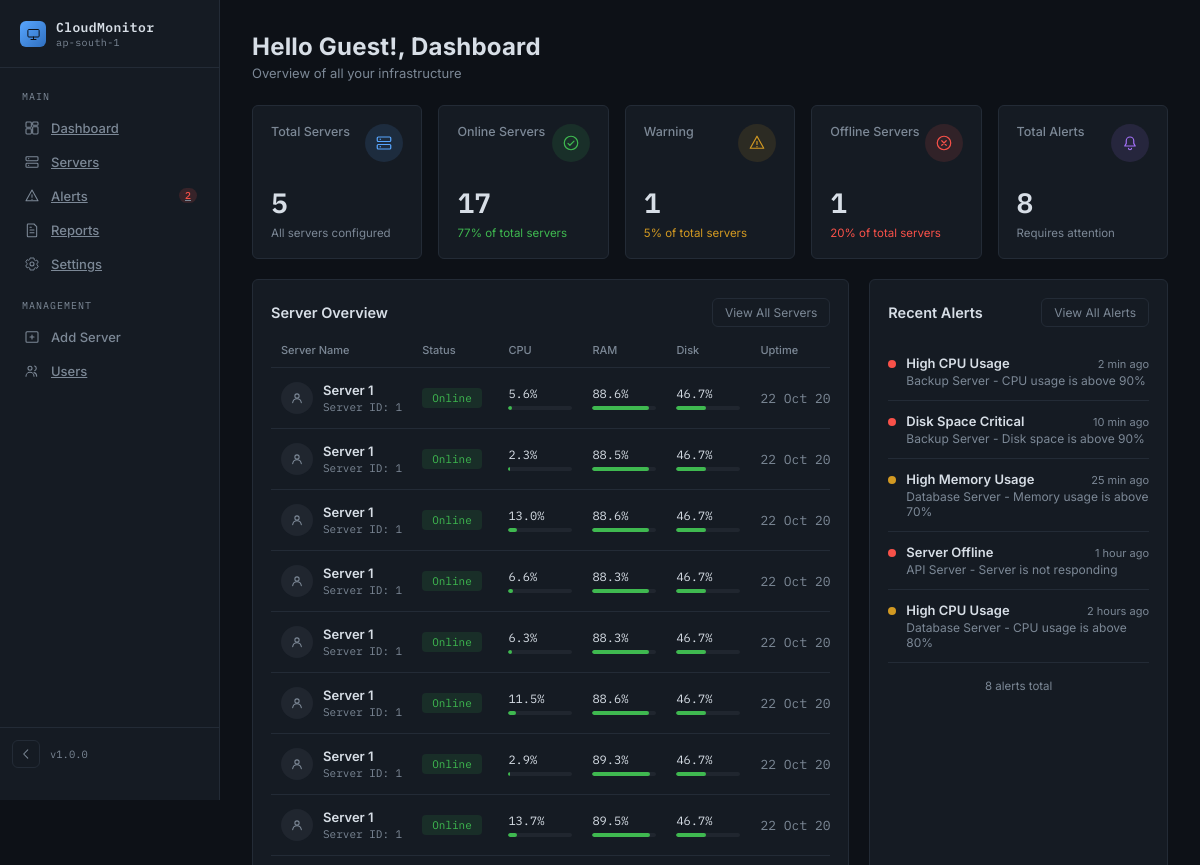
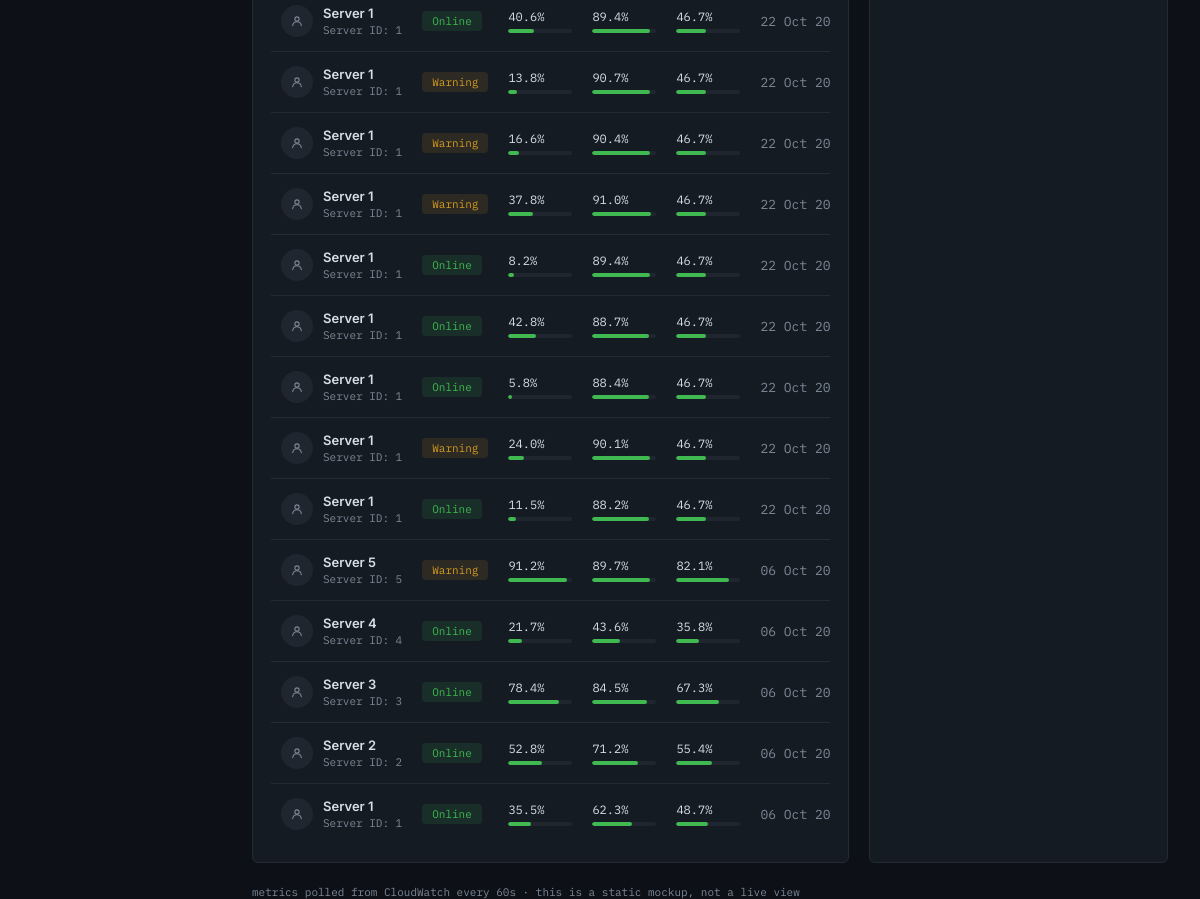
/dashboard, run on the app's committed database (2 pictures, top to bottom).
### app/models.py (models this page shows, shortened)
class Metric(db.Model):
    __tablename__ = "metrics"
    id = db.Column(
        db.Integer,
        primary_key=True
    )
    server_id = db.Column(
        db.Integer,
        nullable=False
    )
    cpu_usage = db.Column(
        db.Float,
        nullable=False
    )
    memory_usage = db.Column(
        db.Float,
        nullable=False
    )
    disk_usage = db.Column(
        db.Float,
        nullable=False
    )
    network_sent = db.Column(
        db.Float,
        nullable=False
    )
    network_received = db.Column(
        db.Float,
        nullable=False
    )
    timestamp = db.Column(
        db.DateTime,
        default=datetime.utcnow
  )

### app/routes/dashboard.py (the view)
@dashboard_bp.route("/dashboard")
def dashboard():
    logged_in_user = session.get("user_name", "Guest")
    metrics = Metric.query.order_by(
        Metric.timestamp.desc()
    ).all()
    return render_template(
        "project.html",
        usern=logged_in_user,
        metrics=metrics,
        timedelta=timedelta
    )

### app/templates/project.html (shortened to what this page needs)
{% extends "base.html" %}
{% block content %}
  <header>
    <div>
      <h1>Hello {{ usern }}!, Dashboard</h1>
      <p class="subtitle">Overview of all your infrastructure</p>
    </div>
  </header>
  <div class="stats-grid">
    <div class="card stat-card">
      <div class="stat-top">
        <span class="stat-label">Total Servers</span>
        <div class="stat-icon blue">
        </div>
      </div>
      <div class="stat-value">   {{ metrics|map(attribute='server_id')|unique|list|length }}</div>
      <div class="stat-desc muted">All servers configured</div>
    </div>
    <div class="card stat-card">
      <div class="stat-top">
        <span class="stat-label">Online Servers</span>
        <div class="stat-icon green">
          <svg viewBox="0 0 24 24" fill="none" xmlns="http://www.w3.org/2000/svg"><circle cx="12" cy="12" r="9" stroke="currentColor" stroke-width="1.6"/><path d="M8 12.5l2.5 2.5L16 9.5" stroke="currentColor" stroke-width="1.6" stroke-linecap="round" stroke-linejoin="round"/></svg>
        </div>
      </div>
      {% set online_count = metrics
    |selectattr('cpu_usage', 'lt', 90)
    |selectattr('memory_usage', 'lt', 90)
    |selectattr('disk_usage', 'lt', 90)
    |list
    |length
%}
<div class="stat-value">
    {{ online_count }}
</div>
<div class="stat-desc green">
    {{ ((online_count / (metrics|length)) * 100)|round|int if metrics|length > 0 else 0 }}% of total servers
</div>
    </div>
    <div class="card stat-card">
      <div class="stat-top">
        <span class="stat-label">Warning</span>
        <div class="stat-icon amber">
          <svg viewBox="0 0 24 24" fill="none" xmlns="http://www.w3.org/2000/svg"><path d="M12 3l9 16H3L12 3z" stroke="currentColor" stroke-width="1.6" stroke-linejoin="round"/><path d="M12 10v4" stroke="currentColor" stroke-width="1.6" stroke-linecap="round"/><circle cx="12" cy="17" r="0.9" fill="currentColor"/></svg>
        </div>
      </div>
      {% set warning_count = metrics
    |selectattr('cpu_usage', 'ge', 90)
    |list
    |length
%}
<div class="stat-value">
    {{ warning_count }}
</div>
<div class="stat-desc amber">
    {{ ((warning_count / (metrics|length)) * 100)|round|int if metrics|length > 0 else 0 }}% of total servers
</div>
    </div>
    <div class="card stat-card">
      <div class="stat-top">
        <span class="stat-label">Offline Servers</span>
        <div class="stat-icon red">
          <svg viewBox="0 0 24 24" fill="none" xmlns="http://www.w3.org/2000/svg"><circle cx="12" cy="12" r="9" stroke="currentColor" stroke-width="1.6"/><path d="M9 9l6 6M15 9l-6 6" stroke="currentColor" stroke-width="1.6" stroke-linecap="round"/></svg>
        </div>
      </div>
      <div class="stat-value">1</div>
      <div class="stat-desc red">20% of total servers</div>
    </div>
    <div class="card stat-card">
      <div class="stat-top">
        <span class="stat-label">Total Alerts</span>
        <div class="stat-icon purple">
          <svg viewBox="0 0 24 24" fill="none" xmlns="http://www.w3.org/2000/svg"><path d="M12 4a5 5 0 0 0-5 5v3.5L5 16h14l-2-3.5V9a5 5 0 0 0-5-5z" stroke="currentColor" stroke-width="1.6" stroke-linejoin="round"/><path d="M10 19a2 2 0 0 0 4 0" stroke="currentColor" stroke-width="1.6" stroke-linecap="round"/></svg>
        </div>
      </div>
      <div class="stat-value">8</div>
      <div class="stat-desc muted">Requires attention</div>
    </div>
  </div>
  <div class="layout">
    <div class="card table-card">
      <div class="card-head">
        <h2>Server Overview</h2>
        <button class="btn-outline" data-toast="Server list — no live view wired up yet.">View All Servers</button>
      </div>
      <div class="table-scroll">
        <table class="server-table">
          <thead>
            <tr>
              <th>Server Name</th>
              <th>Status</th>
              <th>CPU</th>
              <th>RAM</th>
              <th>Disk</th>
              <th>Uptime</th>
            </tr>
          </thead>
         <tbody>
{% for metric in metrics %}
<tr>
    <td>
        <div class="server-name-cell">
            <div class="avatar">
                <svg viewBox="0 0 24 24" fill="none"
                     xmlns="http://www.w3.org/2000/svg">
                    <circle cx="12" cy="9" r="3.2"
                            stroke="currentColor"
                            stroke-width="1.6"/>
                    <path d="M5.5 19c.6-3.4 3.4-5.8 6.5-5.8s5.9 2.4 6.5 5.8"
                          stroke="currentColor"
                          stroke-width="1.6"
                          stroke-linecap="round"/>
                </svg>
            </div>
            <div>
                <div class="sname">
                    Server {{ metric.server_id }}
                </div>
                <div class="sip">
                    Server ID: {{ metric.server_id }}
                </div>
            </div>
        </div>
    </td>
    <td>
        {% if metric.cpu_usage >= 90 or metric.memory_usage >= 90 or metric.disk_usage >= 90 %}
            <span class="pill warning">
                Warning
            </span>
        {% else %}
            <span class="pill online">
                Online
            </span>
        {% endif %}
    </td>
    <td>
        <div class="cell-metric">
            <span class="val">
                {{ metric.cpu_usage }}%
            </span>
            <div class="bar">
                <div
                    class="bar-fill ok"
                    style="width: {{ metric.cpu_usage }}%;">
                </div>
            </div>
        </div>
    </td>
    <td>
        <div class="cell-metric">
            <span class="val">
                {{ metric.memory_usage }}%
            </span>
            <div class="bar">
                <div
                    class="bar-fill ok"
                    style="width: {{ metric.memory_usage }}%;">
                </div>
            </div>
        </div>
    </td>
    <td>
        <div class="cell-metric">
            <span class="val">
                {{ metric.disk_usage }}%
            </span>
            <div class="bar">
                <div
                    class="bar-fill ok"
                    style="width: {{ metric.disk_usage }}%;">
                </div>
            </div>
        </div>
    </td>
    <td class="uptime">
        {% if metric.timestamp %}
            {{ (metric.timestamp + timedelta(hours=5, minutes=30)).strftime('%d %b %Y, %I:%M:%S %p') }}
        {% else %}
            -
        {% endif %}
    </td>
</tr>
{% else %}
<tr>
    <td colspan="7" style="text-align:center;">
        No metric data available.
    </td>
</tr>
{% endfor %}
</tbody>
        </table>
      </div>
    </div>
    <div class="card alerts-card">
      <div class="card-head">
        <h2>Recent Alerts</h2>
        <button class="btn-outline" data-toast="Alerts log — no live view wired up yet.">View All Alerts</button>
      </div>
      <div class="alert-row">
        <div class="alert-dot crit"></div>
        <div class="alert-content">
          <div class="alert-top"><span class="alert-title">High CPU Usage</span><span class="alert-time">2 min ago</span></div>
          <div class="alert-sub">Backup Server - CPU usage is above 90%</div>
        </div>
      </div>
      <div class="alert-row">
        <div class="alert-dot crit"></div>
        <div class="alert-content">
          <div class="alert-top"><span class="alert-title">Disk Space Critical</span><span class="alert-time">10 min ago</span></div>
          <div class="alert-sub">Backup Server - Disk space is above 90%</div>
        </div>
      </div>
      <div class="alert-row">
        <div class="alert-dot warn"></div>
        <div class="alert-content">
          <div class="alert-top"><span class="alert-title">High Memory Usage</span><span class="alert-time">25 min ago</span></div>
          <div class="alert-sub">Database Server - Memory usage is above 70%</div>
        </div>
      </div>
      <div class="alert-row">
        <div class="alert-dot crit"></div>
        <div class="alert-content">
          <div class="alert-top"><span class="alert-title">Server Offline</span><span class="alert-time">1 hour ago</span></div>
          <div class="alert-sub">API Server - Server is not responding</div>
        </div>
      </div>
      <div class="alert-row">
        <div class="alert-dot warn"></div>
        <div class="alert-content">
          <div class="alert-top"><span class="alert-title">High CPU Usage</span><span class="alert-time">2 hours ago</span></div>
          <div class="alert-sub">Database Server - CPU usage is above 80%</div>
        </div>
      </div>
      <div class="alerts-footer">8 alerts total</div>
    </div>
  </div>
  <footer>metrics polled from CloudWatch every 60s · this is a static mockup, not a live view</footer>
{% endblock %}

### app/templates/base.html (shortened to what this page needs)
<!DOCTYPE html>
<html lang="en">
<head>
<link rel="stylesheet" href="{{ url_for('static', filename='style.css') }}">
</head>
<body>
<aside class="sidebar" id="sidebar">
  <div class="brand">
    <div class="brand-mark">
      <svg viewBox="0 0 24 24" fill="none" xmlns="http://www.w3.org/2000/svg">
        <rect x="3" y="4" width="18" height="12" rx="1.5" stroke="#0D1117" stroke-width="1.6"/>
        <path d="M8 20h8M12 16v4" stroke="#0D1117" stroke-width="1.6" stroke-linecap="round"/>
      </svg>
    </div>
    <div class="brand-text">CloudMonitor<span>ap-south-1</span></div>
  </div>
  <nav class="nav-section">
    <div class="nav-section-title">Main</div>
    <a href="{{ url_for('dashboard.dashboard') }}" class="nav-item {% if active_page == 'dashboard' %}active{% endif %}" data-view="dashboard">
      <span class="nav-label">Dashboard</span>
    </a>
       <a href="{{ url_for('servers.servers') }}" class="nav-item {% if active_page == 'servers' %}active{% endif %}" data-view="servers">
      <span class="nav-label">Servers</span>
    </a>
    <a href="{{ url_for('alerts.alerts') }}" class="nav-item {% if active_page == 'alerts' %}active{% endif %}" data-view="alerts">
      <svg viewBox="0 0 24 24" fill="none" xmlns="http://www.w3.org/2000/svg"><path d="M12 3l9 16H3L12 3z" stroke="currentColor" stroke-width="1.6" stroke-linejoin="round"/><path d="M12 10v4" stroke="currentColor" stroke-width="1.6" stroke-linecap="round"/><circle cx="12" cy="17" r="0.9" fill="currentColor"/></svg>
      <span class="nav-label">Alerts</span>
      <span class="badge">2</span>
    </a>
    <a href="{{ url_for('reports.reports') }}" class="nav-item {% if active_page == 'reports' %}active{% endif %}" data-view="reports">
      <svg viewBox="0 0 24 24" fill="none" xmlns="http://www.w3.org/2000/svg"><path d="M6 3h9l4 4v14a1 1 0 0 1-1 1H6a1 1 0 0 1-1-1V4a1 1 0 0 1 1-1z" stroke="currentColor" stroke-width="1.6" stroke-linejoin="round"/><path d="M9 12h6M9 16h6M9 8h2" stroke="currentColor" stroke-width="1.6" stroke-linecap="round"/></svg>
      <span class="nav-label">Reports</span>
    </a>
    <a href="{{ url_for('settings.settings') }}" class="nav-item {% if active_page == 'settings' %}active{% endif %}" data-view="settings">
      <span class="nav-label">Settings</span>
    </a>
  </nav>
  <nav class="nav-section">
    <div class="nav-section-title">Management</div>
    <div class="nav-item" data-view="add-server">
      <svg viewBox="0 0 24 24" fill="none" xmlns="http://www.w3.org/2000/svg"><rect x="3" y="4" width="18" height="16" rx="1.5" stroke="currentColor" stroke-width="1.6"/><path d="M12 9v6M9 12h6" stroke="currentColor" stroke-width="1.6" stroke-linecap="round"/></svg>
      <span class="nav-label">Add Server</span>
    </div>
    <a href="{{ url_for('users.users') }}" class="nav-item {% if active_page == 'users' %}active{% endif %}" data-view="users">
      <span class="nav-label">Users</span>
    </a>
  </nav>
  <div class="sidebar-spacer"></div>
  <div class="sidebar-foot">
    <button class="collapse-btn" id="collapseBtn" title="Collapse sidebar">
      <svg viewBox="0 0 24 24" fill="none" xmlns="http://www.w3.org/2000/svg"><path d="M15 5l-7 7 7 7" stroke="currentColor" stroke-width="1.8" stroke-linecap="round" stroke-linejoin="round"/></svg>
    </button>
    <div class="sidebar-foot-text">v1.0.0</div>
  </div>
</aside>
<main class="main">
{% block content %}{% endblock %}
</main>
</body>
</html>

### data on the page
Metric: server_id "1", shows "Online", cpu_usage "5.6", memory_usage "88.6", disk_usage "46.7", timestamp "22 Oct…"
Metric: server_id "1", shows "Online", cpu_usage "2.3", memory_usage "88.5", disk_usage "46.7", timestamp "22 Oct…"
Metric: server_id "1", shows "Online", cpu_usage "13.0", memory_usage "88.6", disk_usage "46.7", timestamp "22 Oct…"
Metric: server_id "1", shows "Online", cpu_usage "6.6", memory_usage "88.3", disk_usage "46.7", timestamp "22 Oct…"
Metric: server_id "1", shows "Online", cpu_usage "6.3", memory_usage "88.3", disk_usage "46.7", timestamp "22 Oct…"
Metric: server_id "1", shows "Online", cpu_usage "11.5", memory_usage "88.6", disk_usage "46.7", timestamp "22 Oct…"
Metric: server_id "1", shows "Online", cpu_usage "2.9", memory_usage "89.3", disk_usage "46.7", timestamp "22 Oct…"
Metric: server_id "1", shows "Online", cpu_usage "13.7", memory_usage "89.5", disk_usage "46.7", timestamp "22 Oct…"
Metric: server_id "1", shows "Online", cpu_usage "40.6", memory_usage "89.4", disk_usage "46.7", timestamp "22 Oct…"
Metric: server_id "1", shows "Warning", cpu_usage "13.8", memory_usage "90.7", disk_usage "46.7", timestamp "22 Oct…"
Metric: server_id "1", shows "Warning", cpu_usage "16.6", memory_usage "90.4", disk_usage "46.7", timestamp "22 Oct…"
Metric: server_id "1", shows "Warning", cpu_usage "37.8", memory_usage "91.0", disk_usage "46.7", timestamp "22 Oct…"
Metric: server_id "1", shows "Online", cpu_usage "8.2", memory_usage "89.4", disk_usage "46.7", timestamp "22 Oct…"
Metric: server_id "1", shows "Online", cpu_usage "42.8", memory_usage "88.7", disk_usage "46.7", timestamp "22 Oct…"
Metric: server_id "1", shows "Online", cpu_usage "5.8", memory_usage "88.4", disk_usage "46.7", timestamp "22 Oct…"
Metric: server_id "1", shows "Warning", cpu_usage "24.0", memory_usage "90.1", disk_usage "46.7", timestamp "22 Oct…"
Metric: server_id "1", shows "Online", cpu_usage "11.5", memory_usage "88.2", disk_usage "46.7", timestamp "22 Oct…"
Metric: server_id "5", shows "Warning", cpu_usage "91.2", memory_usage "89.7", disk_usage "82.1", timestamp "06 Oct…"
Metric: server_id "4", shows "Online", cpu_usage "21.7", memory_usage "43.6", disk_usage "35.8", timestamp "06 Oct…"
Metric: server_id "3", shows "Online", cpu_usage "78.4", memory_usage "84.5", disk_usage "67.3", timestamp "06 Oct…"
Metric: server_id "2", shows "Online", cpu_usage "52.8", memory_usage "71.2", disk_usage "55.4", timestamp "06 Oct…"
Metric: server_id "1", shows "Online", cpu_usage "35.5", memory_usage "62.3", disk_usage "48.7", timestamp "06 Oct…"

### other printed values
{{ usern }} "Guest"
{{ metrics|map(attribute='server_id')|unique|list|length }} "5"
{{ online_count }} "17"
{{ warning_count }} "1"
